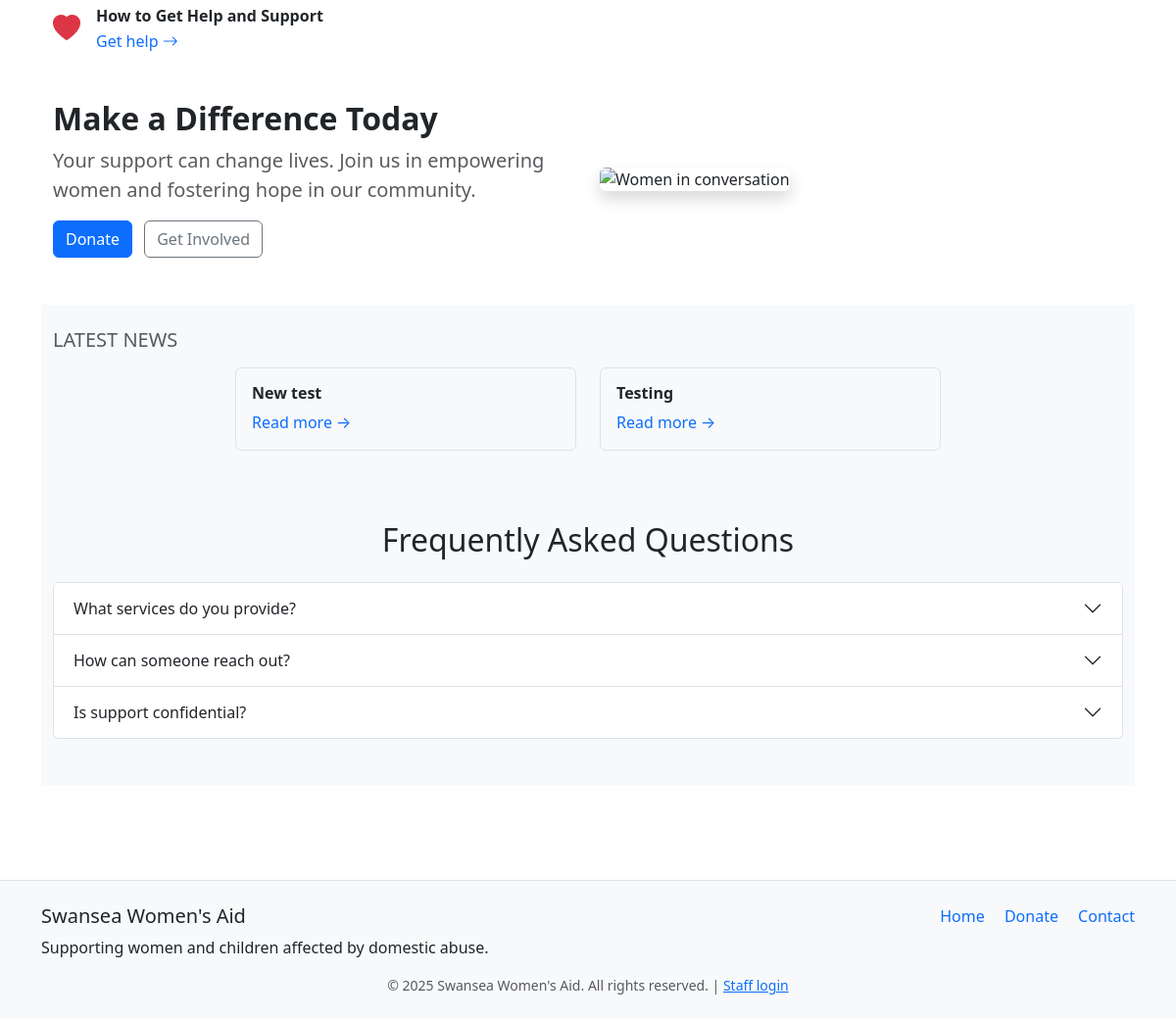
/ (lower part), run on an earlier commit of the app's database.
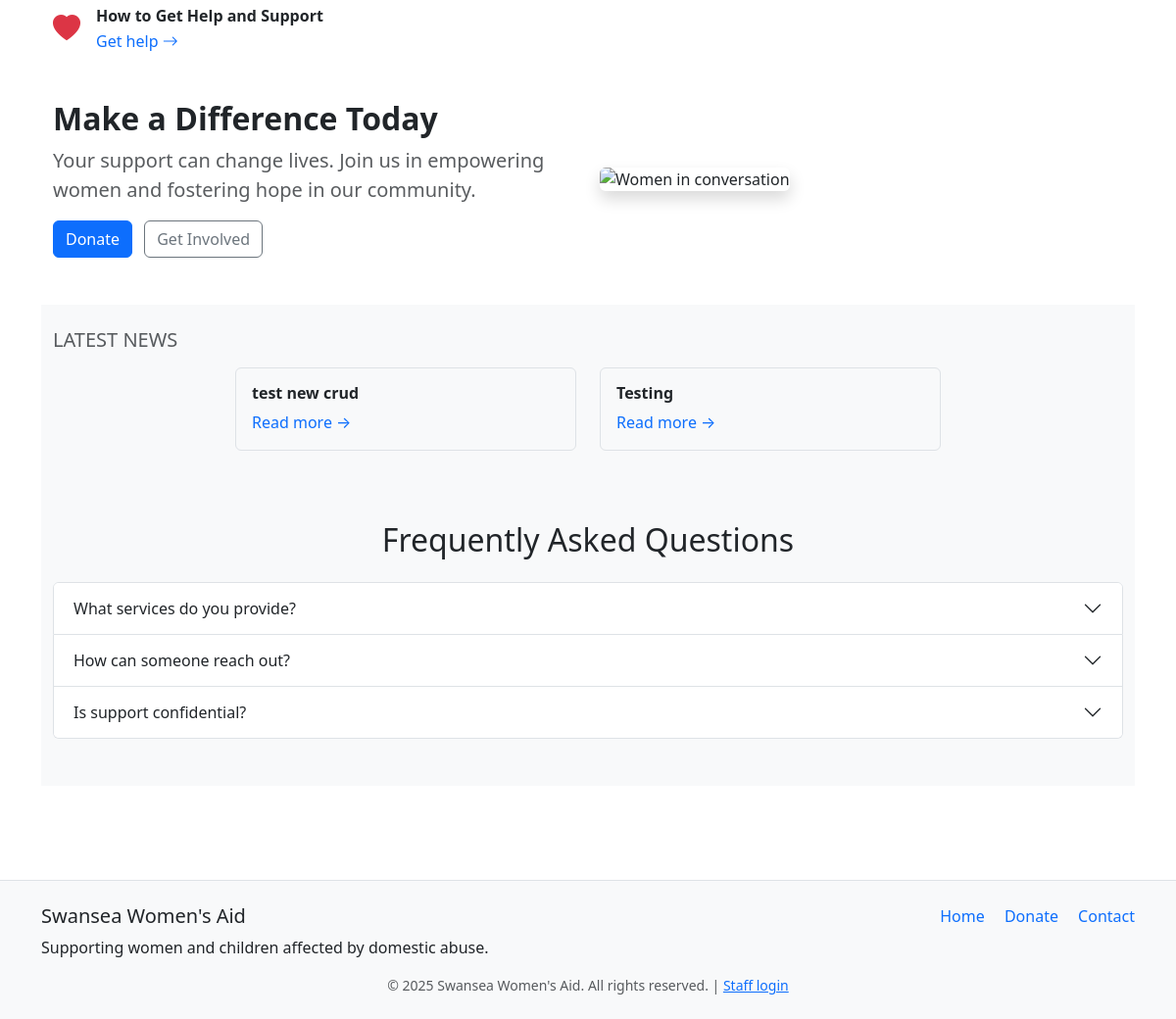
And on a later commit of the database.
### core/models.py (models this page shows, shortened)
class Post(models.Model):
    title = models.CharField(max_length=200)
    slug = models.SlugField(unique=True, max_length=100)
    content = models.TextField()
    created_on = models.DateTimeField(auto_now_add=True)
    author = models.ForeignKey(User, on_delete=models.CASCADE)
    class Meta:
        ordering = ['-created_on']

### core/views.py (the view)
# urls.py: path('', home_view, name='home'),
def home_view(request):
    latest_posts = Post.objects.order_by('-created_on')[:3]
    return render(request, 'core/home.html', {
        'latest_posts': latest_posts
    })

### templates/core/home.html (shortened to what this page needs)
{% extends 'base.html' %}
{% load static %}
{% block content %}
<section class="py-5 bg-white">
  <div class="container">
    <div class="row align-items-start">
      <div class="col-md-6 mb-4 mb-md-0">
        <div class="mt-4">
          <div class="d-flex align-items-start">
            <i class="bi bi-heart-fill text-danger fs-3 me-3"></i>
            <div>
              <h6 class="fw-bold mb-1">How to Get Help and Support</h6>
              <a href="#" class="text-decoration-none fw-medium">Get help <i class="bi bi-arrow-right"></i></a>
            </div>
          </div>
        </div>
      </div>
    </div>
  </div>
<section class="make-a-difference-section py-5">
  <div class="container">
    <div class="row align-items-center">
      <div class="col-md-6 mb-4 mb-md-0">
        <h2 class="fw-semibold">Make a Difference Today</h2>
        <p class="lead text-muted">
          Your support can change lives. Join us in empowering women and fostering hope in our community.
        </p>
        <div class="mt-3">
          <a href="{% url 'donate' %}" class="btn btn-primary me-2">Donate</a>
          <a href="#" class="btn btn-outline-secondary">Get Involved</a>
        </div>
      </div>
      <div class="col-md-6">
        <img src="{% static 'images/make-a-difference.jpg' %}" alt="Women in conversation" class="img-fluid rounded shadow">
      </div>
    </div>
  </div>
</section>
<section class="latest-news-preview py-4 bg-light">
  <div class="container">
    <h5 class="mb-3 text-uppercase text-muted">Latest News</h5>
    <div class="row justify-content-center">
      {% for post in latest_posts %}
        <div class="col-md-4 d-flex">
          <div class="p-3 border rounded h-100 w-100">
            <h6 class="fw-semibold">{{ post.title }}</h6>
            <a href="{% url 'post_detail' slug=post.slug %}" class="text-decoration-none">Read more →</a>
          </div>
        </div>
      {% empty %}
        <p class="text-center">No posts yet.</p>
      {% endfor %}
    </div>
  </div>
</section>
<section class="py-5 bg-light">
  <div class="container">
    <h2 class="mb-4 text-center">Frequently Asked Questions</h2>
    <div class="accordion" id="faqAccordion">
      <div class="accordion-item">
        <h2 class="accordion-header" id="faq1-heading">
          <button class="accordion-button collapsed" type="button" data-bs-toggle="collapse" data-bs-target="#faq1" aria-expanded="false" aria-controls="faq1">
            What services do you provide?
          </button>
        </h2>
      </div>
      <div class="accordion-item">
        <h2 class="accordion-header" id="faq2-heading">
          <button class="accordion-button collapsed" type="button" data-bs-toggle="collapse" data-bs-target="#faq2" aria-expanded="false" aria-controls="faq2">
            How can someone reach out?
          </button>
        </h2>
      </div>
      <div class="accordion-item">
        <h2 class="accordion-header" id="faq3-heading">
          <button class="accordion-button collapsed" type="button" data-bs-toggle="collapse" data-bs-target="#faq3" aria-expanded="false" aria-controls="faq3">
            Is support confidential?
          </button>
        </h2>
      </div>
    </div>
  </div>
</section>
{% endblock %}

What changed in the data, as far as the page shows it:
removed Post: title "New test"
added Post: title "test new crud"
